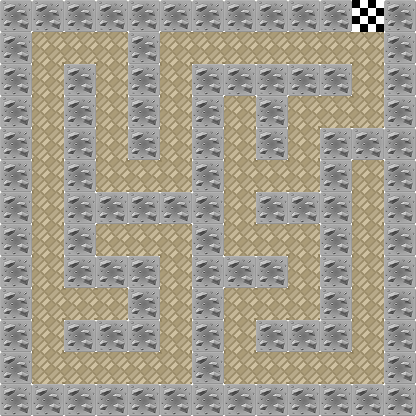

Below is a game level as drawn by its tile map, then a one-line description and the .tmx file that defines it, in full:
An orthogonal 13x13 tile map with 32x32 px tiles, 1 tile layer (Kachelebene 1), 3 tilesets.

<map version="1.0" tiledversion="2018.07.13" orientation="orthogonal" renderorder="right-down" width="13" height="13" tilewidth="32" tileheight="32" infinite="0" nextlayerid="2" nextobjectid="1">
 <tileset firstgid="1" name="wall_1" tilewidth="32" tileheight="32" tilecount="1" columns="0">
  <grid orientation="orthogonal" width="1" height="1" />
  <tile id="0">
   <properties>
    <property name="Wand" value="" />
   </properties>
   <image width="32" height="32" source="textures/wall_1.png" />
  </tile>
 </tileset>
 <tileset firstgid="2" name="finish_flag" tilewidth="32" tileheight="32" tilecount="1" columns="0">
  <grid orientation="orthogonal" width="1" height="1" />
  <tile id="0">
   <properties>
    <property name="Ziel" value="" />
   </properties>
   <image width="32" height="32" source="textures/finish_flag.png" />
  </tile>
 </tileset>
 <tileset firstgid="3" name="floor_city" tilewidth="32" tileheight="32" tilecount="1" columns="0">
  <grid orientation="orthogonal" width="1" height="1" />
  <tile id="0">
   <image width="32" height="32" source="textures/floor_city.png" />
  </tile>
 </tileset>
 <layer id="1" name="Kachelebene 1" width="13" height="13">
  <data encoding="csv">
1,1,1,1,1,1,1,1,1,1,1,2,1,
1,3,3,3,1,3,3,3,3,3,3,3,1,
1,3,1,3,1,3,1,1,1,1,1,3,1,
1,3,1,3,1,3,1,3,1,3,3,3,1,
1,3,1,3,1,3,1,3,1,3,1,1,1,
1,3,1,3,3,3,1,3,3,3,1,3,1,
1,3,1,1,1,1,1,3,1,1,1,3,1,
1,3,1,3,3,3,1,3,3,3,1,3,1,
1,3,1,1,1,3,1,1,1,3,1,3,1,
1,3,3,3,1,3,1,3,3,3,1,3,1,
1,3,1,1,1,3,1,3,1,1,1,3,1,
1,3,3,3,3,3,1,3,3,3,3,3,1,
1,1,1,1,1,1,1,1,1,1,1,1,1
</data>
 </layer>
</map>
